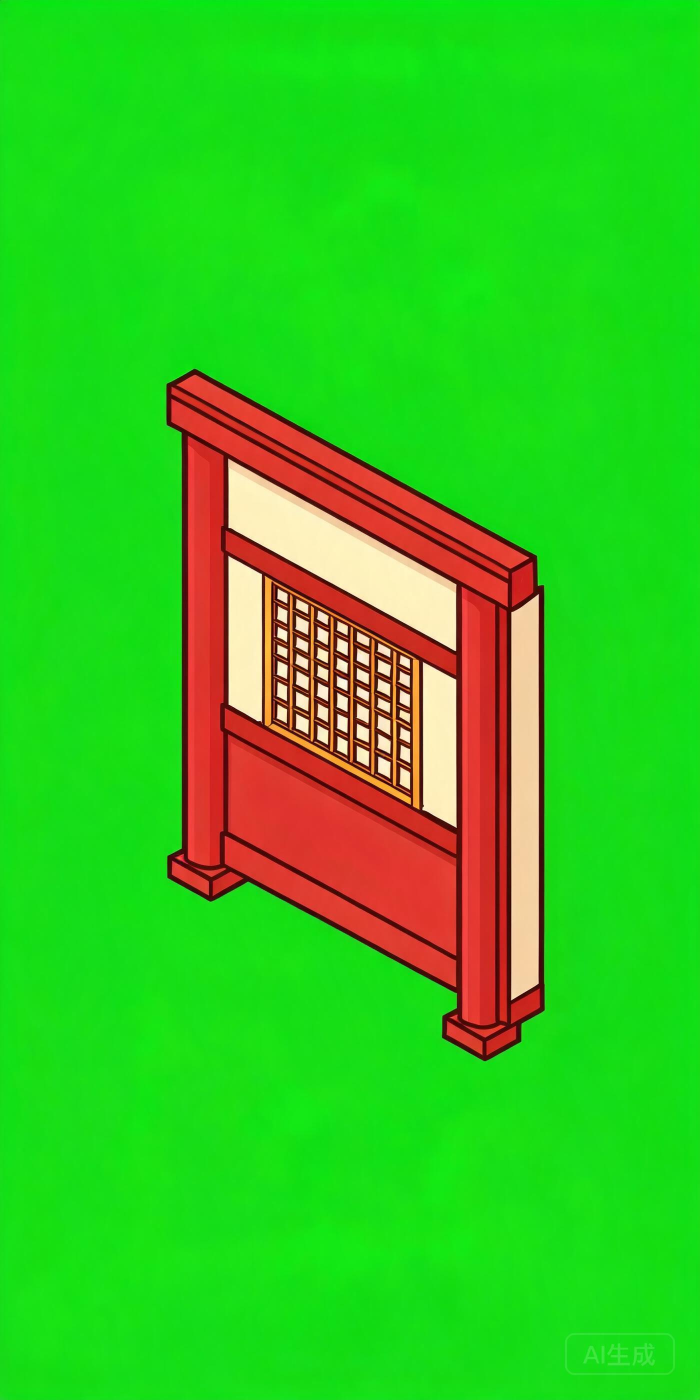
#> input picture shanhai/assets_src/preview/gen/wall_wood.jpg, 1400 x 2800 px, found by its file name (shown at 1/2 size)
$ python _probe_wall.py
#> lines starting #> are read from the running program, lines starting #| are printed output that depends on the picture; after the words box and inside, x2 and y2 are one past the last pixel; in counts of white or black regions, pixels touching at a corner belong together; long printed decimals are rounded
#> further down, im is the input picture: PIL image 1400x2800 RGB; mean R, G, B 53.2, 198.7, 30.6
### shanhai/assets_src/tools/modv2/post.py
# -*- coding: utf-8 -*-
"""绿幕抠底 → 去光晕 → 缩放到足迹尺寸 → 补外描边 → 锚点裁切 → PNG/JSON。"""
import json
from paths import ROOT, MODULES, PREVIEW, GEN, CHAR, ISO_OUT, HERE, FONT_DIR, ensure
import os
import sys

import numpy as np
from PIL import Image, ImageFilter, ImageEnhance

GEN = os.path.join(ROOT, 'assets_src', 'preview', 'gen')
OUT_DIR = os.path.join(ROOT, 'assets_src', 'modules')
OUT_COL = (34, 29, 26)
PAD = 2

# name: (生成文件, 足迹, 朝向, 世界高, 目标成图尺寸 (按足迹足迹投影+高度推算), 缩放模式)
SPEC = {
    'wall_wood':  ('wall_wood',  (2, 1), 'SW', 155, (96, 203), 'stretch'),
    'gate_arch':  ('gate_arch_4', (3, 3), 'SW', 212, (196, 213), 'stretch'),
    'tree_pine':  ('tree_pine_3', (1, 1), 'SW', 186, (72, 202), 'stretch'),
    'roof_slope': ('roof_slope', (4, 2), 'SW', 46, (198, 122), 'stretch'),
}
BOTTOM_OFF = {'tree_pine': 16}     # 树干立在地块中心，锚点在菱形前顶点（低 16px）
TILEABLE = {'roof_slope': True}    # 坡面沿屋脊方向可拼接
OUTLINE = 2.5


def key_green(im):
    rgb = np.asarray(im.convert('RGB')).astype(np.int16)
    r, g, b = rgb[..., 0], rgb[..., 1], rgb[..., 2]
    ex = g - np.maximum(r, b)
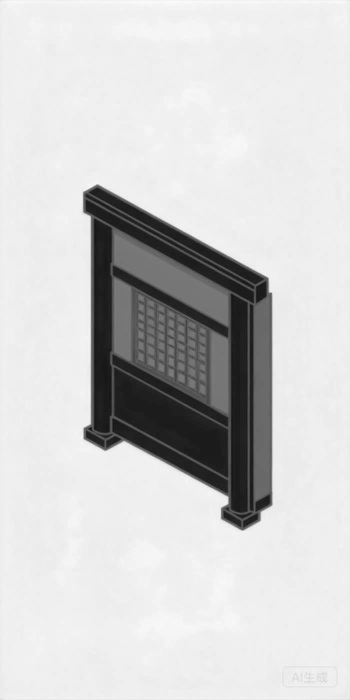
#> ex: shape (2800, 1400) int16 (shown at 1/4 size); min -222, max 228, mean 144.1; drawn with min black and max white
    a = np.clip((70 - ex) / 45.0, 0, 1)
    # 高亮纯绿一律压掉（含绿幕压缩噪点）
    pure = (g > 150) & (ex > 55)
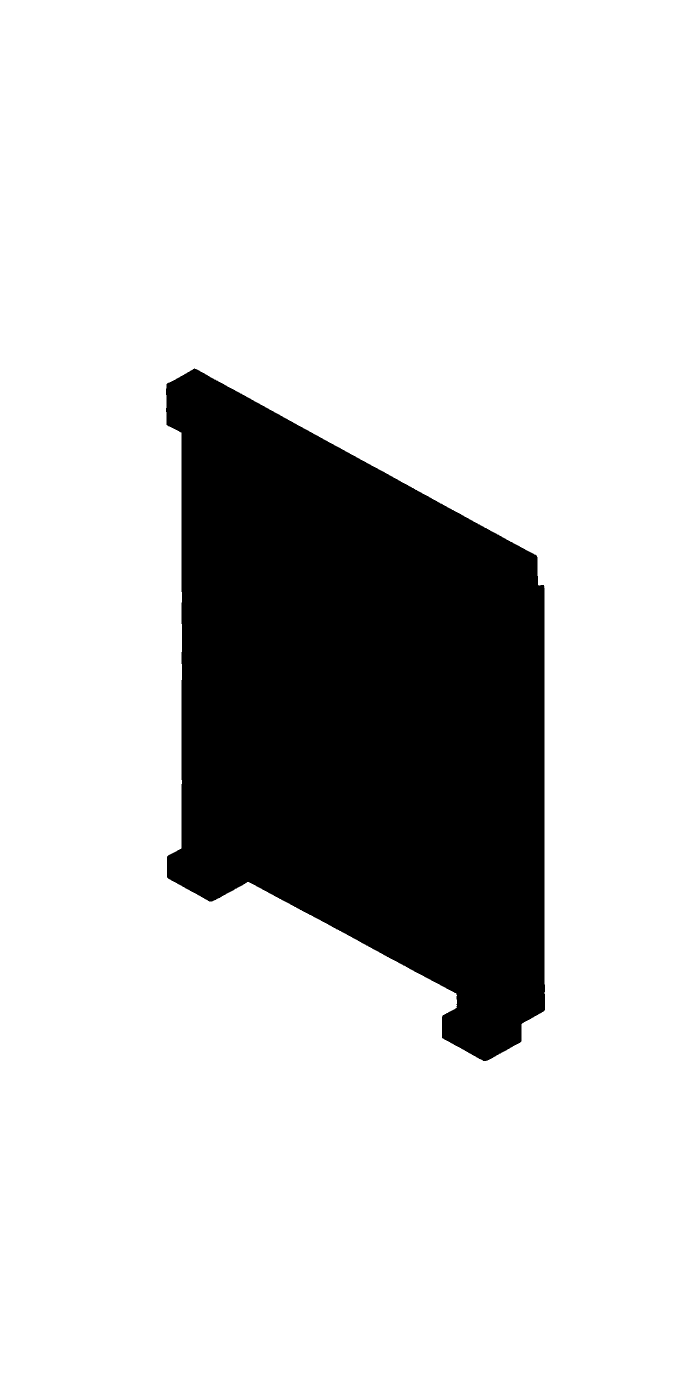
#> pure: shape (2800, 1400) bool (shown at 1/2 size); 81.6% white; 1 black region, box (x1, y1, x2, y2) and area: (332, 737, 1090, 2122) 723130
    a[pure] = 0
    # 去绿边（despill）
    lim = np.maximum(r, b) + 9
    g2 = np.minimum(g, lim)
    rgb = np.stack([r, g2, b], axis=-1).clip(0, 255).astype(np.uint8)
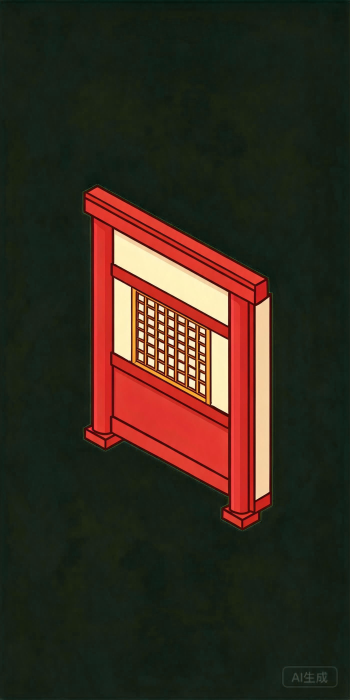
#> rgb: shape (2800, 1400, 3) (shown at 1/4 size); mean of channels 0, 1, 2 53.2, 42.7, 30.6; drawn as R, G, B
    alpha = (a * 255).astype(np.uint8)
    return Image.fromarray(np.dstack([rgb, alpha]), 'RGBA')


def largest_component(alpha, thr=110):
    """去掉零散残留（水印、压缩噪点）。在 1/4 分辨率上做连通域。"""
#> called with thr = 110
    w, h = alpha.size
    sw, sh = max(1, w // 4), max(1, h // 4)
    small = (np.asarray(alpha.resize((sw, sh), Image.NEAREST)) > thr)
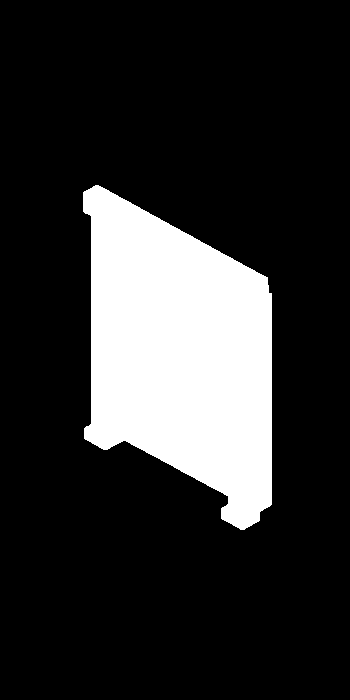
#> small: shape (700, 350) bool; 18.4% white; 1 white region, box (x1, y1, x2, y2) and area: (83, 185, 272, 530) 44989
    lab = np.zeros((sh, sw), np.int32)
    cur = 0
    best, best_n = 0, 0
    for y in range(sh):
        for x in range(sw):
            if small[y, x] and lab[y, x] == 0:
                cur += 1
                stack = [(y, x)]
                lab[y, x] = cur
                n = 0
                while stack:
                    cy, cx = stack.pop()
                    n += 1
                    for dy, dx in ((1, 0), (-1, 0), (0, 1), (0, -1)):
                        ny, nx = cy + dy, cx + dx
                        if 0 <= ny < sh and 0 <= nx < sw and small[ny, nx] and lab[ny, nx] == 0:
                            lab[ny, nx] = cur
                            stack.append((ny, nx))
                if n > best_n:
                    best, best_n = cur, n
    keep = Image.fromarray(((lab == best) * 255).astype(np.uint8), 'L')
    keep = keep.resize((w, h), Image.BILINEAR)
#> keep: PIL image 1400x2800 L
    arr = np.array(alpha)
    arr[keep.point(lambda v: 255 if v > 110 else 0) == 0] = 0
    return Image.fromarray(arr, 'L')


# [106 lines left out: functions add_outline, warp_above, process, not called in this run]


# [4 lines that do not run on import are left out]

### shanhai/assets_src/tools/modv2/_probe_wall.py
# -*- coding: utf-8 -*-
import sys
import os
from paths import ROOT, MODULES, PREVIEW, GEN, CHAR, ISO_OUT, HERE, FONT_DIR, ensure
sys.path.insert(0, HERE)
import numpy as np
import post as P
from PIL import Image

im = Image.open(os.path.join(GEN, 'wall_wood.jpg')).convert('RGB')
im = P.key_green(im)
im.putalpha(P.largest_component(im.split()[3]))
bb = im.getbbox()
#> bb = (333, 738, 1090, 2122)
im = im.crop(bb)
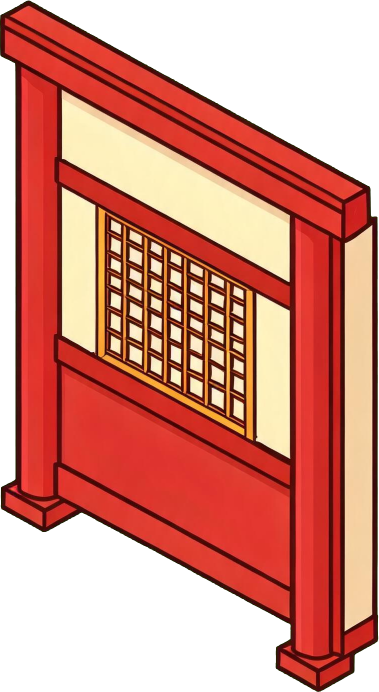
#> im: PIL image 757x1384 RGBA (shown at 1/2 size); mean R, G, B, A 140.9, 72, 54.9, 175.3; transparent parts drawn white
a = np.array(im)[..., 3] > 10
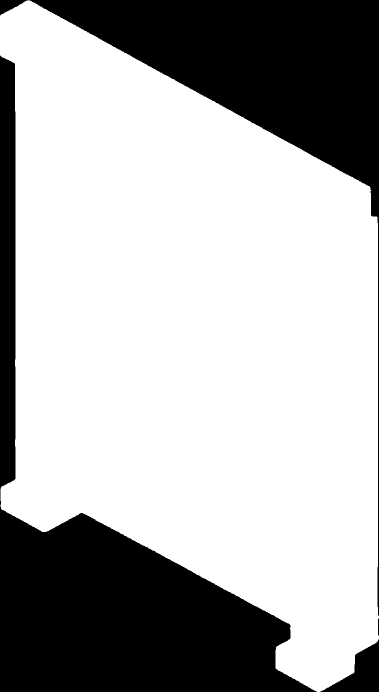
#> a: shape (1384, 757) bool (shown at 1/2 size); 68.9% white; 5 black regions, box (x1, y1, x2, y2) and area: (0, 111, 634, 1384) 183889, (57, 0, 757, 1231) 135790, (640, 1279, 757, 1384) 5520, (0, 0, 56, 31) 871, (756, 1237, 757, 1271) 34
cols = np.where(a.any(axis=0))[0]
#> cols = 757 values from 0 to 756
tops = []
bots = []
for x in cols:
    c = np.nonzero(a[:, x])[0]
    tops.append(int(c.min()))
    bots.append(int(c.max()))
#> after the loop, bots = 757 values, max 1383 at index 634, min 110 at index 0, mean 1168; tops = 757 values, max 1231 at index 756, min 0 at index 56, mean 180.4
tops = np.array(tops)
bots = np.array(bots)
print('bbox', im.size, 'cols', cols.min(), cols.max())
#| bbox (757, 1384) cols 0 756
print('bot slope', np.polyfit(cols, bots, 1))
#| bot slope [5.34436671e-01 9.65934061e+02]
print('top slope', np.polyfit(cols, tops, 1))
#| top slope [  0.5474 -26.513]
print('faceH mean', float(np.mean(bots - tops)))
#| faceH mean 987.532
print('ratio', im.size[0] / im.size[1])
#| ratio 0.547
